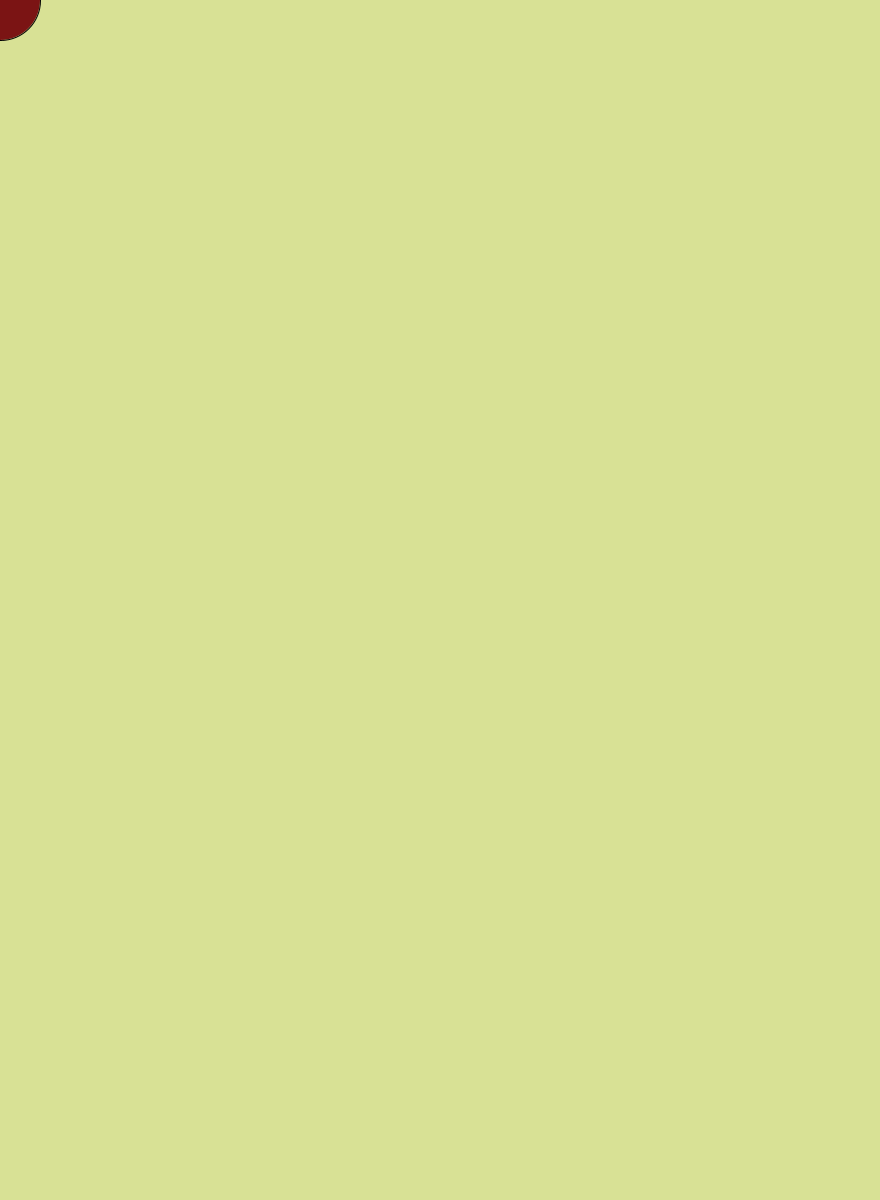
Frame 1 (no input)
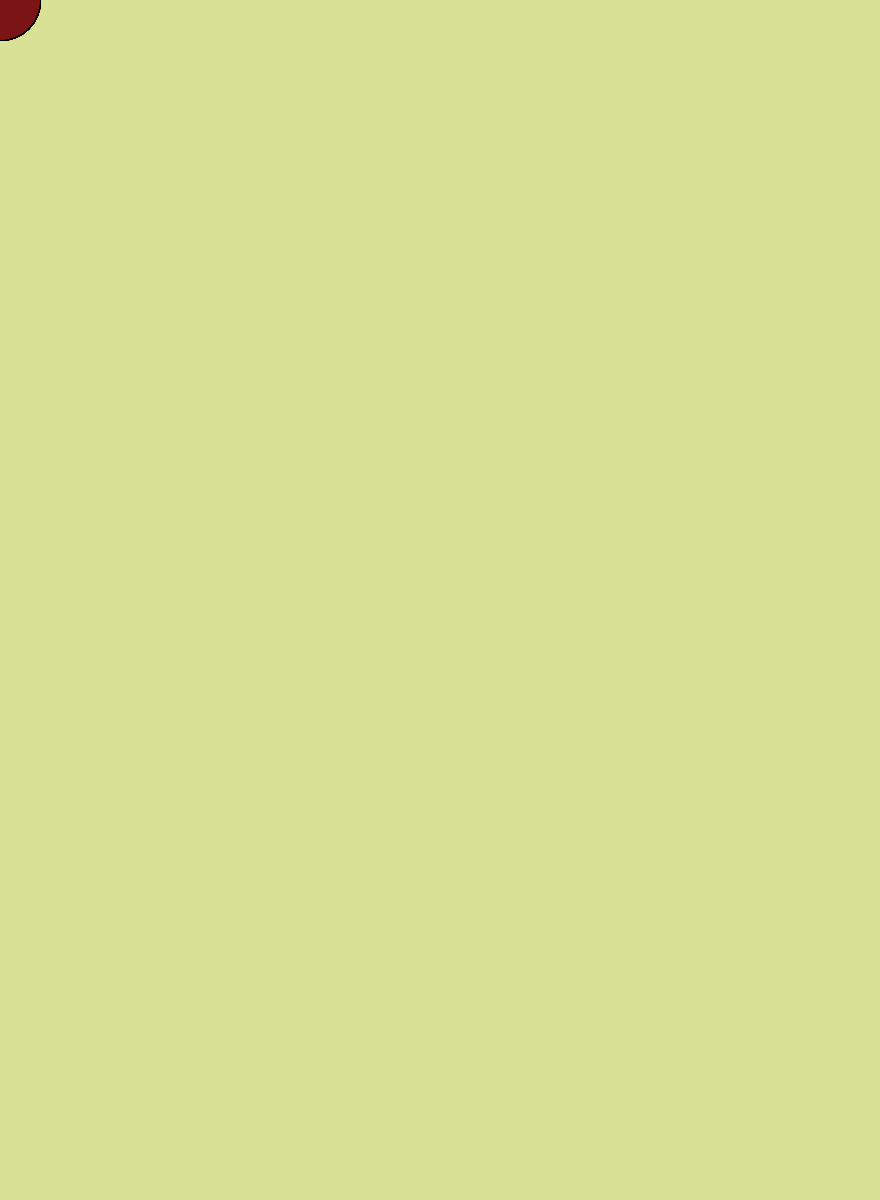
Frame 60 (the mouse pressed at the canvas centre just before this capture)
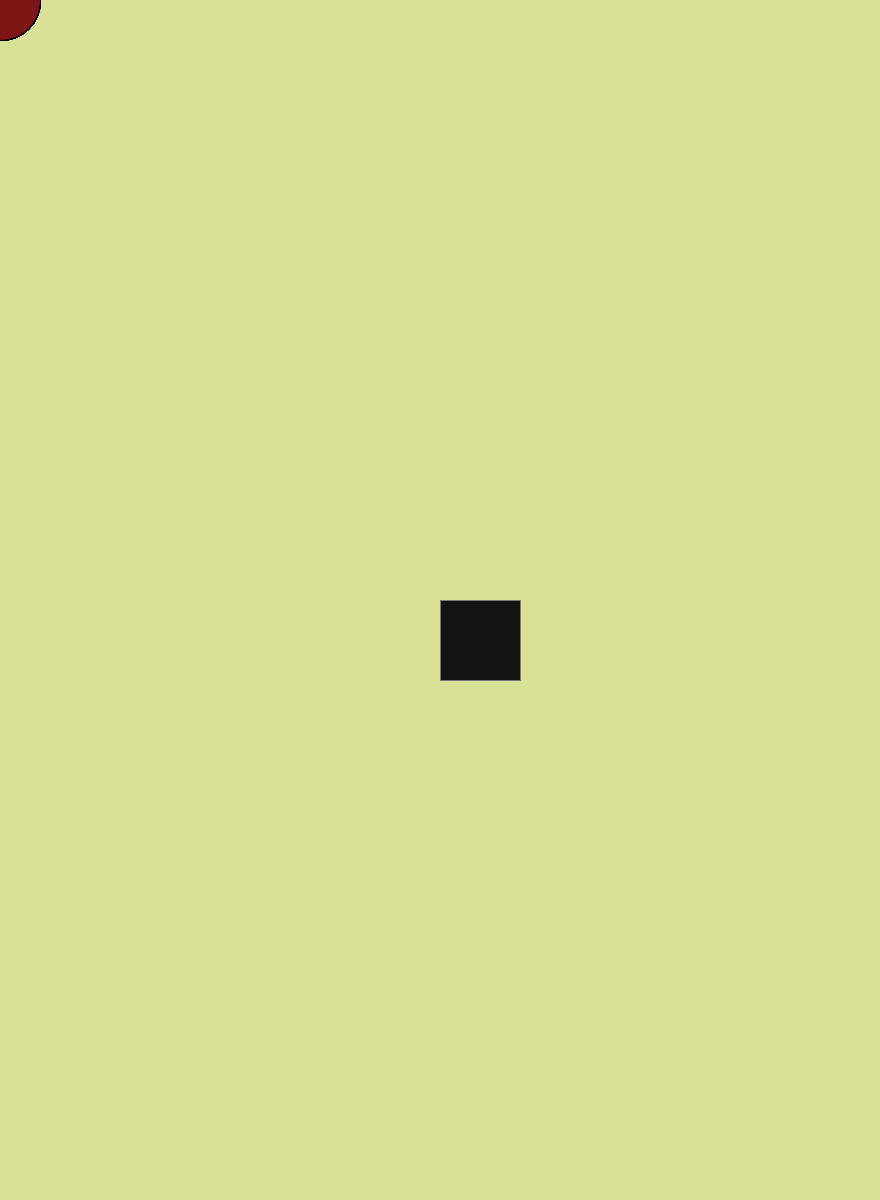
Frame 120 (the mouse held since frame 60 and released just before this capture)

The Processing sketch that drew these frames (run headless with seeded random() and noise(); from frame 60 on, the mouse is pressed at the canvas centre):

// Processing sketch: my_first_sketch
// ── my_first_sketch.pde
void setup(){
  size(880,1200);
  background(216, 225, 149);

}
void draw(){  
  if(mousePressed){
    stroke(122);
    fill(20,20,20);
    rect(mouseX, mouseY, 80,80);
  }else{
    fill(123,20,20);
    ellipse(mouseX,mouseY,80,80);
  }
  
}
